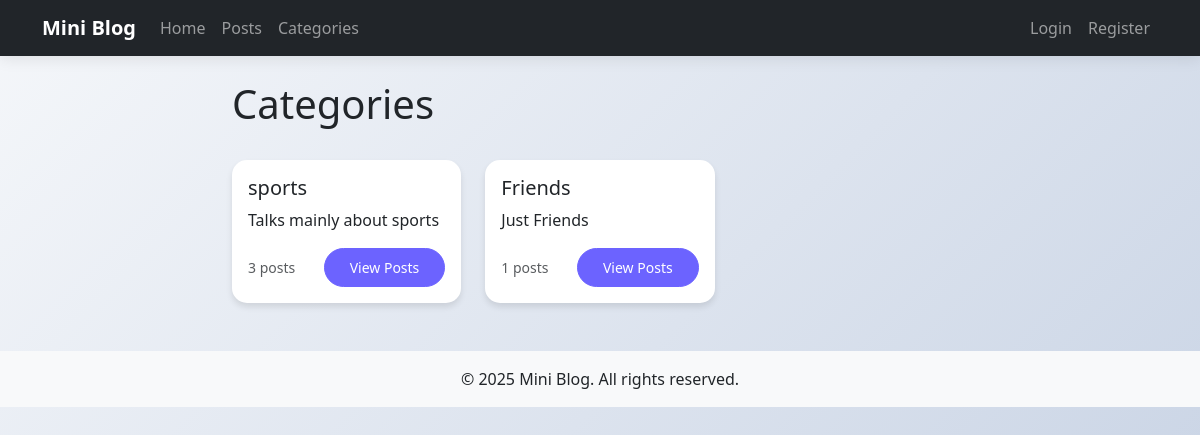
Screenshot of /blog/categories/ with the database file from the repository.
### blog/models.py (models this page shows, shortened)
class Category(models.Model):
    name = models.CharField(max_length=100, unique=True)
    slug = models.SlugField(max_length=100, unique=True)
    description = models.TextField(blank=True)
    created_at = models.DateTimeField(auto_now_add=True)
    class Meta:
        verbose_name_plural = "categories"
        ordering = ['-created_at']

### blog/views.py (the view)
# urls.py: path('categories/', views.CategoryListView.as_view(), name='category_list'),
class CategoryListView(ListView):
    model = Category
    template_name = 'blog/category_list.html'
    context_object_name = 'categories'

### blog/templates/blog/category_list.html (shortened to what this page needs)
{% extends "blog/base.html" %}
{% block content %}
<div class="row">
    <div class="col-md-8 mx-auto">
        <div class="d-flex justify-content-between align-items-center mb-4">
            <h1>Categories</h1>
        </div>
        {% if categories %}
            <div class="row row-cols-1 row-cols-md-2 row-cols-lg-3 g-4">
                {% for category in categories %}
                    <div class="col">
                        <div class="card h-100">
                            <div class="card-body">
                                <h5 class="card-title">{{ category.name }}</h5>
                                <p class="card-text">{{ category.description|truncatewords:30 }}</p>
                                <div class="d-flex justify-content-between align-items-center">
                                    <small class="text-muted">{{ category.posts.count }} posts</small>
                                    <a href="{% url 'blog:category_posts' category.slug %}" class="btn btn-primary btn-sm">View Posts</a>
                                </div>
                            </div>
                        </div>
                    </div>
                {% endfor %}
            </div>
        {% endif %}
    </div>
</div>
{% endblock %}

### blog/templates/blog/base.html (style rules this page uses)
:root { --primary-color: #6c63ff; --secondary-color: #4CAF50; --background-gradient: linear-gradient(135deg, #f5f7fa 0%, #c3cfe2 100%); }
body { background: var(--background-gradient); font-family: 'Segoe UI', Tahoma, Geneva, Verdana, sans-serif; min-height: 100vh; }
.card { border: none; border-radius: 15px; box-shadow: 0 4px 6px rgba(0, 0, 0, 0.1); transition: transform 0.3s ease; }
.btn-primary { background-color: var(--primary-color); border-color: var(--primary-color); border-radius: 25px; padding: 8px 25px; transition: all 0.3s ease; }

### rows the page displays
Category: name "sports", description "Talks mainly about sports", posts.count "3"
Category: name "Friends", description "Just Friends", posts.count "1"
